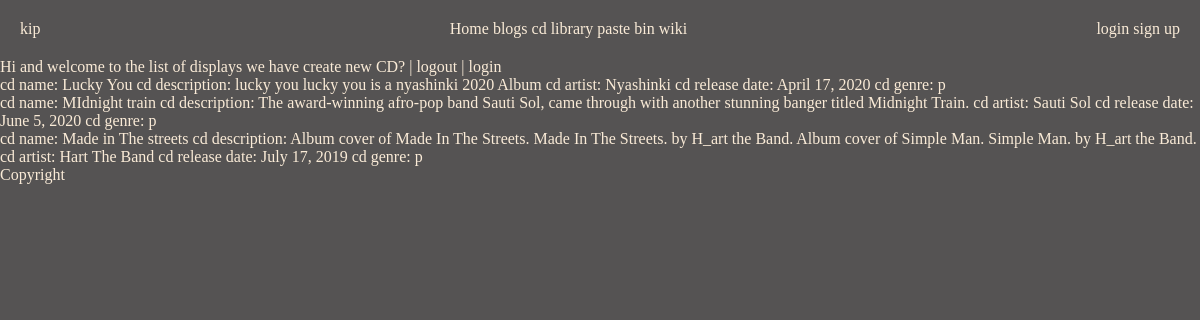
The app's page /cdlibrary/ with its own data.
### cdlibrary/models.py (models this page shows, shortened)
class CD(models.Model):
    title = models.CharField(max_length=100)
    description = models.TextField(null=True, blank=True)
    artist = models.CharField(max_length=40)
    date = models.DateField()
    genre = models.CharField(max_length=1, choices=GenreChoices)

### cdlibrary/views.py (the view)
# urls.py: path("",views.CdListView.as_view(), name="cds"),
class CdListView(ListView):
    model = CD
    context_object_name = "cds"

### templates/cdlibrary/cd_list.html (shortened to what this page needs)
{% extends 'base.html' %}
{% block content %}
    Hi and welcome to the list of displays we have
    <a href="{% url 'new_cd' %}">create new CD?</a> | <a href="{% url 'logout' %}">logout</a> | <a href="{% url 'login' %}">login</a>
    {% for cd in cds %}
    <ul>
        <li>cd name: {{ cd.title }}</li>
        <li>cd description: {{ cd.description }}</li>
        <li>cd artist: {{ cd.artist }}</li>
        <li>cd release date: {{ cd.date }}</li>
        <li>cd genre: {{ cd.genre }}</li>
    </ul>
    {% endfor %}
{% endblock  %}

### static/navbar.css (style rules this page uses)
* { color: antiquewhite; background-color: rgb(85, 83, 83); margin: 0; padding: 0; }
ul { list-style-type: none; }
li { display: inline; }
a { text-decoration: none; }

### records on screen
CD: title "Lucky You", description "lucky you lucky you is a nyashinki 2020 Album", artist "Nyashinki", date "April 17, 2020", genre "p"
CD: title "MIdnight train", description "The award-winning afro-pop band Sauti Sol, came through with another stunning banger titled Midnight Train.", artist "Sauti Sol", date "June 5, 2020", genre "p"
CD: title "Made in The streets", description "Album cover of Made In The Streets. Made In The Streets. by H_art the Band. Album cover of Simple Man. Simple Man. by H_art the Band.", artist "Hart The Band", date "July 17, 2019", genre "p"
